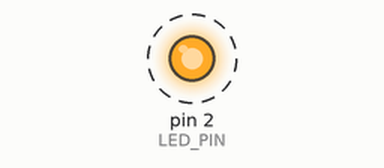
Recording of a sketch running on a simulated Arduino Uno, built with avr-gcc and run on an emulated ATmega328P. On the bench: output pins drawn as LEDs (lit = HIGH). Dashed ring = blinking.

Above: at 0.2 s.
Timing chart, 0 to 3.0 s (numbered marks = the images above):
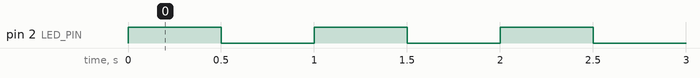

Measured:
- by itself, pin 2 (LED_PIN): alternates HIGH for 0.50 s and LOW for 0.50 s

The sketch:

20240429-blink.ino
```cpp
/*

Connect LED to GPIO2.

DO NOT connect LED without resistor!!!
100ohms or 330 ohms are recommended.

*/

const uint8_t LED_PIN = 2;

void setup() {
    pinMode(LED_PIN, OUTPUT);
}

void loop() {
  digitalWrite(LED_PIN, HIGH);
  delay(500);
  digitalWrite(LED_PIN, LOW);
  delay(500);
}
```
